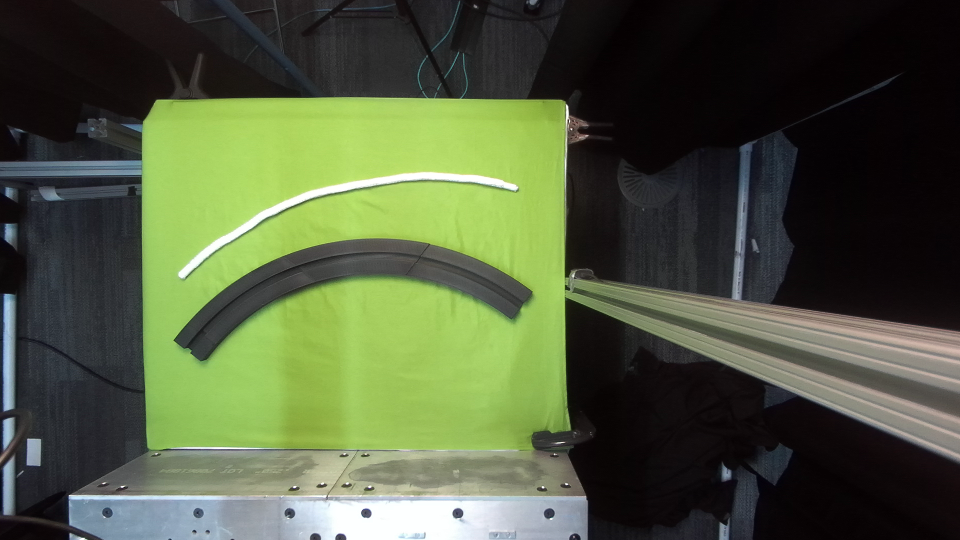
#> input picture ur5/new_img.png, 1920 x 1080 px (shown at 1/2 size)
$ python -i utils.py   (imports and definitions only)
#> lines starting #> are read from the running program, lines starting #| are printed output that depends on the picture; after the words box and inside, x2 and y2 are one past the last pixel; in counts of white or black regions, pixels touching at a corner belong together
#> further down, picture is the input picture: shape (1080, 1920, 3); mean B, G, R 61.9, 89.7, 79.7
import cv2
import numpy as np
import matplotlib.pyplot as plt
from skimage.morphology import skeletonize
from scipy.spatial.distance import cdist
from scipy.spatial.transform import Rotation as R
from resources import *
from autolab_core import RigidTransform

# [189 lines left out: functions get_sorted_cable_pts, press_idx, find_nth_nearest_point, get_rotation, get_closest_channel_endpoint, get_sorted_pts and 4 more, not called in this run]

def get_midpt(pt1, pt2):
    return ((pt1[0]+pt2[0])//2, (pt1[1]+pt2[1])//2)

# [10 lines left out: function sample_pts_btwn, not called in this run]


def skeletonize_img(img):
    img[img[:,:,2] < 250] = 0
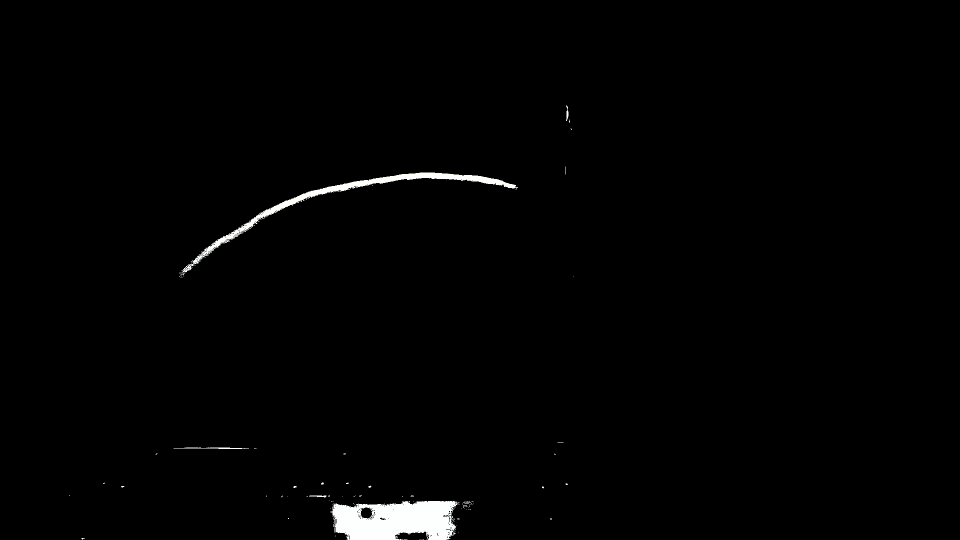
#> img: shape (1080, 1920, 3) (shown at 1/2 size); mean B, G, R 3, 3, 3
    img[img[:,:,2] > 250] = 1
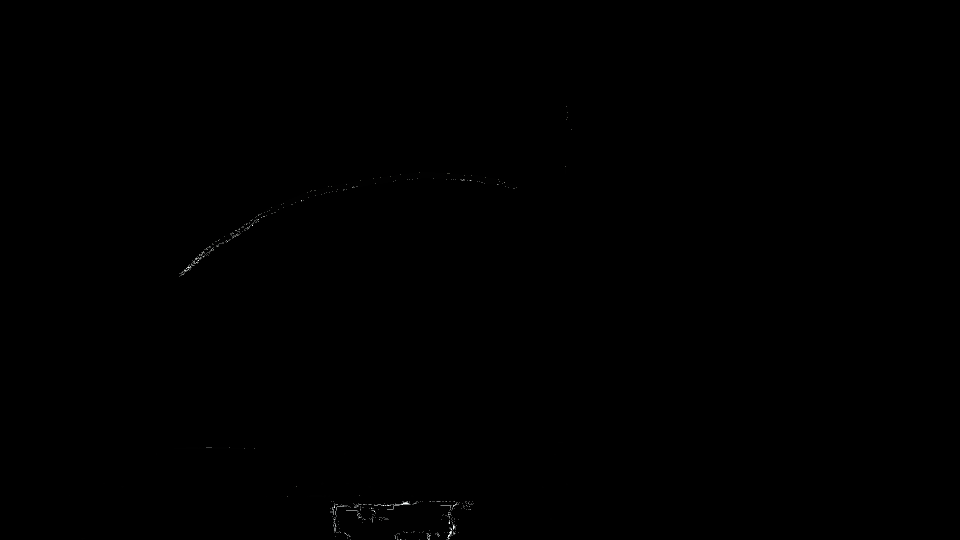
#> img: shape (1080, 1920, 3) (shown at 1/2 size); 1.1% of pixels changed, all inside (x1, y1, x2, y2) = (139, 210, 1147, 1080)
    img = img[:,:,0]
#> img: shape (1080, 1920)
    gray = img*255
    # gray = cv2.cvtColor(img,cv2.COLOR_BGR2GRAY)
    image = cv2.threshold(gray,30,1,cv2.THRESH_BINARY)[1]
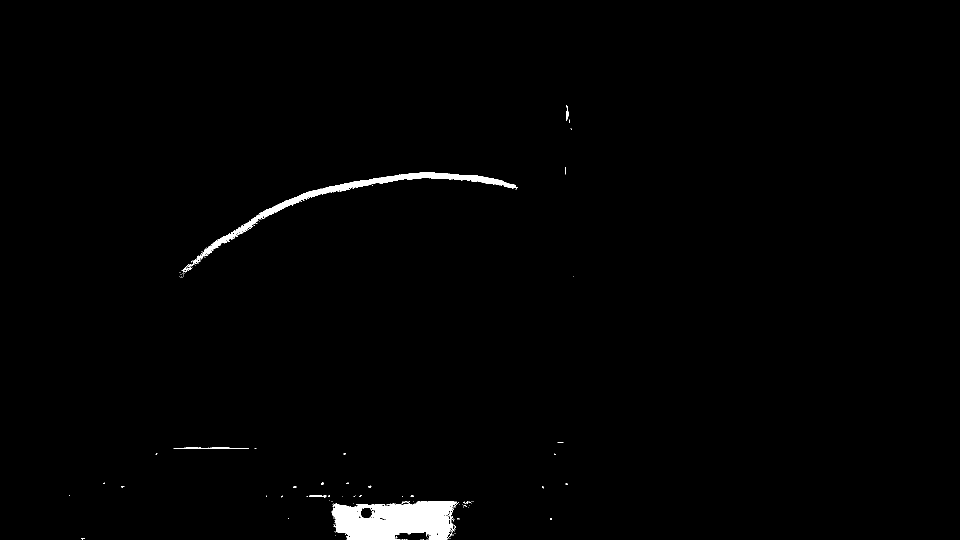
#> image: shape (1080, 1920) (shown at 1/2 size); values 0 (black) and 1 (white), 1.1% white; 143 white regions (135 under 20 px), largest, box (x1, y1, x2, y2) and area: (663, 1002, 916, 1080) 14688, (387, 345, 1036, 528) 7109, (347, 895, 498, 898) 267
    kernel = np.ones((3, 3), np.uint8)
    image = cv2.morphologyEx(image, cv2.MORPH_CLOSE, kernel)
#> image: shape (1080, 1920); values 0 (black) and 1 (white), 1.2% white; 56 white regions (50 under 20 px), largest, box (x1, y1, x2, y2) and area: (663, 1002, 918, 1080) 15792, (363, 345, 1036, 549) 8092, (347, 895, 498, 898) 272, (612, 991, 653, 995) 93, (1132, 210, 1137, 242) 86, (926, 1003, 948, 1008) 59
    # blurred_image = gaussian_filter(image, sigma=1)
    # dilate the image to just eliminate risk of holes causes severances in the skeleton
    dilated_img = image.copy()
    kernel = np.ones((5,5), np.uint8)
    cv2.dilate(image, kernel, dst=dilated_img, iterations=1)
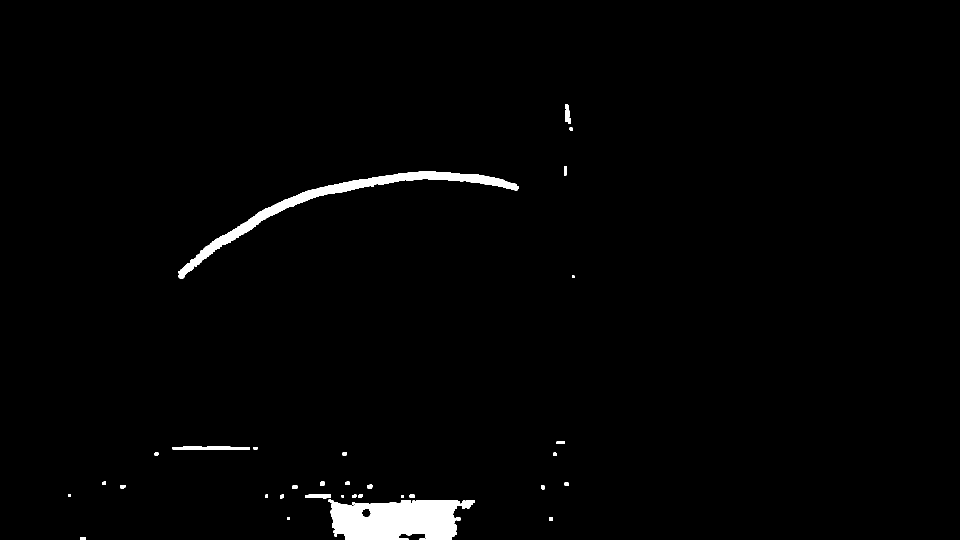
#> dilated_img: shape (1080, 1920) (shown at 1/2 size); values 0 (black) and 1 (white), 1.6% white; 36 white regions, largest, box (x1, y1, x2, y2) and area: (657, 999, 921, 1080) 17755, (357, 343, 1038, 557) 12007, (345, 893, 500, 900) 911
    skeleton = skeletonize(dilated_img)
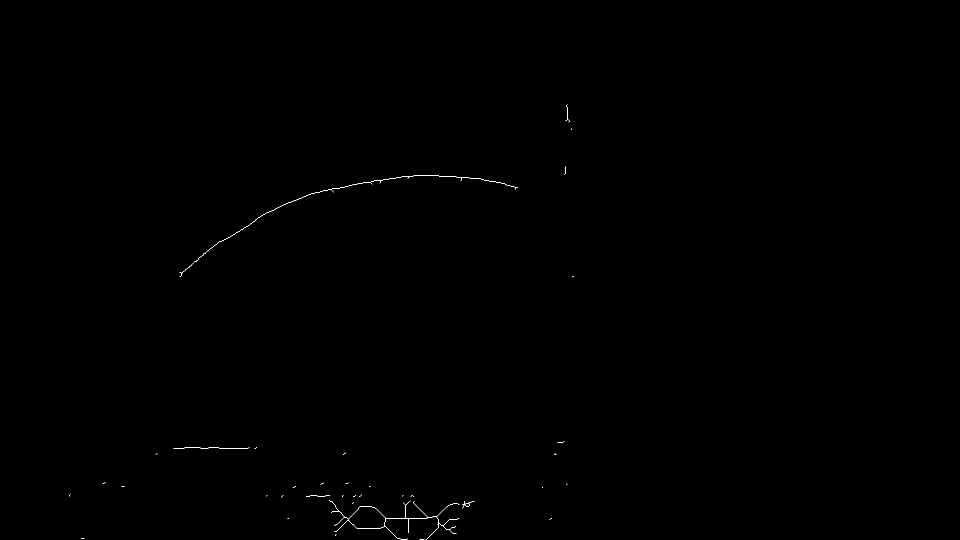
#> skeleton: shape (1080, 1920) bool (shown at 1/2 size); 0.09% white in thin lines or dots, all inside (x1, y1, x2, y2) = (138, 209, 1148, 1079)
    # Visualization:
    # fig, axes = plt.subplots(nrows=1, ncols=2, figsize=(8, 4),
    #                         sharex=True, sharey=True)
    # ax = axes.ravel()
    # ax[0].imshow(image, cmap=plt.cm.gray)
    # ax[0].axis('off')
    # ax[0].set_title('original', fontsize=20)
    # ax[1].imshow(skeleton, cmap=plt.cm.gray)
    # ax[1].axis('off')
    # ax[1].set_title('skeleton', fontsize=20)
    # fig.tight_layout()
    # plt.show()
    return skeleton

# [202 lines left out: functions prune_branches, find_length_and_endpoints, check_index, get_binary_search_idx, find_closest_point, match_corners_to_skeleton and 1 more, not called in this run]

>>> import cv2
>>> picture = cv2.imread('new_img.png')
>>> result = skeletonize_img(picture)
